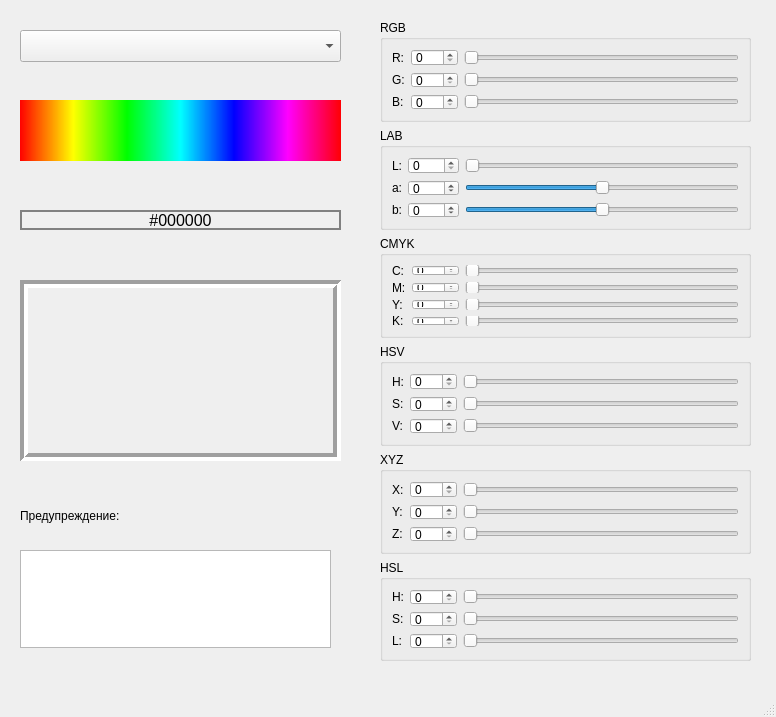
<?xml version="1.0" encoding="UTF-8"?>
<ui version="4.0">
 <class>MainWindow</class>
 <widget class="QMainWindow" name="MainWindow">
  <property name="geometry">
   <rect>
    <x>0</x>
    <y>0</y>
    <width>776</width>
    <height>717</height>
   </rect>
  </property>
  <property name="windowTitle">
   <string>Color Picker</string>
  </property>
  <widget class="QWidget" name="centralwidget">
   <widget class="QWidget" name="widget" native="true">
    <property name="geometry">
     <rect>
      <x>380</x>
      <y>20</y>
      <width>371</width>
      <height>641</height>
     </rect>
    </property>
    <layout class="QVBoxLayout" name="verticalLayout_3">
     <item>
      <layout class="QVBoxLayout" name="verticalLayout">
       <item>
        <widget class="QGroupBox" name="rgb_block">
         <property name="title">
          <string>RGB</string>
         </property>
         <layout class="QHBoxLayout" name="horizontalLayout_3">
          <item>
           <layout class="QGridLayout" name="gridLayout">
            <item row="0" column="1">
             <widget class="QSpinBox" name="r_rgb_spin">
              <property name="maximum">
               <number>255</number>
              </property>
             </widget>
            </item>
            <item row="2" column="0">
             <widget class="QLabel" name="label_5">
              <property name="text">
               <string>B:</string>
              </property>
             </widget>
            </item>
            <item row="0" column="2">
             <widget class="QSlider" name="r_rgb_slider">
              <property name="maximum">
               <number>255</number>
              </property>
              <property name="orientation">
               <enum>Qt::Horizontal</enum>
              </property>
             </widget>
            </item>
            <item row="1" column="0">
             <widget class="QLabel" name="label_4">
              <property name="text">
               <string>G:</string>
              </property>
             </widget>
            </item>
            <item row="1" column="1">
             <widget class="QSpinBox" name="g_rgb_spin">
              <property name="maximum">
               <number>255</number>
              </property>
             </widget>
            </item>
            <item row="1" column="2">
             <widget class="QSlider" name="g_rgb_slider">
              <property name="maximum">
               <number>255</number>
              </property>
              <property name="orientation">
               <enum>Qt::Horizontal</enum>
              </property>
             </widget>
            </item>
            <item row="2" column="1">
             <widget class="QSpinBox" name="b_rgb_spin">
              <property name="maximum">
               <number>255</number>
              </property>
             </widget>
            </item>
            <item row="2" column="2">
             <widget class="QSlider" name="b_rgb_slider">
              <property name="maximum">
               <number>255</number>
              </property>
              <property name="orientation">
               <enum>Qt::Horizontal</enum>
              </property>
             </widget>
            </item>
            <item row="0" column="0">
             <widget class="QLabel" name="label_3">
              <property name="text">
               <string>R:</string>
              </property>
             </widget>
            </item>
           </layout>
          </item>
         </layout>
        </widget>
       </item>
       <item>
        <widget class="QGroupBox" name="lab_block">
         <property name="title">
          <string>LAB</string>
         </property>
         <layout class="QHBoxLayout" name="horizontalLayout_4">
          <item>
           <layout class="QGridLayout" name="gridLayout_2">
            <item row="0" column="0">
             <widget class="QLabel" name="label_6">
              <property name="text">
               <string>L:</string>
              </property>
             </widget>
            </item>
            <item row="0" column="1">
             <widget class="QSpinBox" name="l_lab_spin">
              <property name="maximum">
               <number>100</number>
              </property>
             </widget>
            </item>
            <item row="0" column="2">
             <widget class="QSlider" name="l_lab_slider">
              <property name="maximum">
               <number>100</number>
              </property>
              <property name="orientation">
               <enum>Qt::Horizontal</enum>
              </property>
             </widget>
            </item>
            <item row="1" column="0">
             <widget class="QLabel" name="label_7">
              <property name="text">
               <string>a:</string>
              </property>
             </widget>
            </item>
            <item row="1" column="1">
             <widget class="QSpinBox" name="a_lab_spin">
              <property name="minimum">
               <number>-128</number>
              </property>
              <property name="maximum">
               <number>128</number>
              </property>
             </widget>
            </item>
            <item row="1" column="2">
             <widget class="QSlider" name="a_lab_slider">
              <property name="minimum">
               <number>-128</number>
              </property>
              <property name="maximum">
               <number>128</number>
              </property>
              <property name="orientation">
               <enum>Qt::Horizontal</enum>
              </property>
             </widget>
            </item>
            <item row="2" column="0">
             <widget class="QLabel" name="label_8">
              <property name="text">
               <string>b:</string>
              </property>
             </widget>
            </item>
            <item row="2" column="1">
             <widget class="QSpinBox" name="b_lab_spin">
              <property name="minimum">
               <number>-128</number>
              </property>
              <property name="maximum">
               <number>128</number>
              </property>
             </widget>
            </item>
            <item row="2" column="2">
             <widget class="QSlider" name="b_lab_slider">
              <property name="minimum">
               <number>-128</number>
              </property>
              <property name="maximum">
               <number>128</number>
              </property>
              <property name="orientation">
               <enum>Qt::Horizontal</enum>
              </property>
             </widget>
            </item>
           </layout>
          </item>
         </layout>
        </widget>
       </item>
       <item>
        <widget class="QGroupBox" name="cmyk_block">
         <property name="title">
          <string>CMYK</string>
         </property>
         <layout class="QVBoxLayout" name="verticalLayout_4">
          <item>
           <layout class="QGridLayout" name="gridLayout_3">
            <item row="3" column="1">
             <widget class="QSpinBox" name="k_cmyk_spin">
              <property name="maximum">
               <number>100</number>
              </property>
             </widget>
            </item>
            <item row="2" column="2">
             <widget class="QSlider" name="y_cmyk_slider">
              <property name="maximum">
               <number>100</number>
              </property>
              <property name="orientation">
               <enum>Qt::Horizontal</enum>
              </property>
             </widget>
            </item>
            <item row="1" column="2">
             <widget class="QSlider" name="m_cmyk_slider">
              <property name="maximum">
               <number>100</number>
              </property>
              <property name="orientation">
               <enum>Qt::Horizontal</enum>
              </property>
             </widget>
            </item>
            <item row="0" column="1">
             <widget class="QSpinBox" name="c_cmyk_spin">
              <property name="maximum">
               <number>100</number>
              </property>
             </widget>
            </item>
            <item row="2" column="1">
             <widget class="QSpinBox" name="y_cmyk_spin">
              <property name="maximum">
               <number>100</number>
              </property>
             </widget>
            </item>
            <item row="1" column="1">
             <widget class="QSpinBox" name="m_cmyk_spin">
              <property name="maximum">
               <number>100</number>
              </property>
             </widget>
            </item>
            <item row="2" column="0">
             <widget class="QLabel" name="label_11">
              <property name="text">
               <string>Y:</string>
              </property>
             </widget>
            </item>
            <item row="3" column="0">
             <widget class="QLabel" name="label_12">
              <property name="text">
               <string>K:</string>
              </property>
             </widget>
            </item>
            <item row="1" column="0">
             <widget class="QLabel" name="label_10">
              <property name="text">
               <string>M:</string>
              </property>
             </widget>
            </item>
            <item row="3" column="2">
             <widget class="QSlider" name="k_cmyk_slider">
              <property name="maximum">
               <number>100</number>
              </property>
              <property name="orientation">
               <enum>Qt::Horizontal</enum>
              </property>
             </widget>
            </item>
            <item row="0" column="2">
             <widget class="QSlider" name="c_cmyk_slider">
              <property name="maximum">
               <number>100</number>
              </property>
              <property name="orientation">
               <enum>Qt::Horizontal</enum>
              </property>
             </widget>
            </item>
            <item row="0" column="0">
             <widget class="QLabel" name="label_9">
              <property name="text">
               <string>C:</string>
              </property>
             </widget>
            </item>
           </layout>
          </item>
         </layout>
        </widget>
       </item>
       <item>
        <widget class="QGroupBox" name="hsv_block">
         <property name="title">
          <string>HSV</string>
         </property>
         <layout class="QHBoxLayout" name="horizontalLayout_6">
          <item>
           <layout class="QGridLayout" name="gridLayout_5">
            <item row="0" column="0">
             <widget class="QLabel" name="label_16">
              <property name="text">
               <string>H:</string>
              </property>
             </widget>
            </item>
            <item row="0" column="1">
             <widget class="QSpinBox" name="h_hsv_spin">
              <property name="maximum">
               <number>360</number>
              </property>
             </widget>
            </item>
            <item row="0" column="2">
             <widget class="QSlider" name="h_hsv_slider">
              <property name="maximum">
               <number>360</number>
              </property>
              <property name="orientation">
               <enum>Qt::Horizontal</enum>
              </property>
             </widget>
            </item>
            <item row="1" column="0">
             <widget class="QLabel" name="label_17">
              <property name="text">
               <string>S:</string>
              </property>
             </widget>
            </item>
            <item row="1" column="1">
             <widget class="QSpinBox" name="s_hsv_spin">
              <property name="maximum">
               <number>100</number>
              </property>
             </widget>
            </item>
            <item row="1" column="2">
             <widget class="QSlider" name="s_hsv_slider">
              <property name="maximum">
               <number>100</number>
              </property>
              <property name="orientation">
               <enum>Qt::Horizontal</enum>
              </property>
             </widget>
            </item>
            <item row="2" column="0">
             <widget class="QLabel" name="label_18">
              <property name="text">
               <string>V:</string>
              </property>
             </widget>
            </item>
            <item row="2" column="1">
             <widget class="QSpinBox" name="v_hsv_spin">
              <property name="maximum">
               <number>100</number>
              </property>
             </widget>
            </item>
            <item row="2" column="2">
             <widget class="QSlider" name="v_hsv_slider">
              <property name="maximum">
               <number>100</number>
              </property>
              <property name="orientation">
               <enum>Qt::Horizontal</enum>
              </property>
             </widget>
            </item>
           </layout>
          </item>
         </layout>
        </widget>
       </item>
       <item>
        <widget class="QGroupBox" name="xyz_block">
         <property name="title">
          <string>XYZ</string>
         </property>
         <layout class="QVBoxLayout" name="verticalLayout_7">
          <item>
           <layout class="QGridLayout" name="gridLayout_6">
            <item row="2" column="1">
             <widget class="QSpinBox" name="z_xyz_spin">
              <property name="maximum">
               <number>100</number>
              </property>
             </widget>
            </item>
            <item row="1" column="0">
             <widget class="QLabel" name="label_21">
              <property name="text">
               <string>Y:</string>
              </property>
             </widget>
            </item>
            <item row="0" column="1">
             <widget class="QSpinBox" name="x_xyz_spin">
              <property name="maximum">
               <number>100</number>
              </property>
             </widget>
            </item>
            <item row="1" column="1">
             <widget class="QSpinBox" name="y_xyz_spin">
              <property name="maximum">
               <number>100</number>
              </property>
             </widget>
            </item>
            <item row="0" column="2">
             <widget class="QSlider" name="x_xyz_slider">
              <property name="maximum">
               <number>100</number>
              </property>
              <property name="orientation">
               <enum>Qt::Horizontal</enum>
              </property>
             </widget>
            </item>
            <item row="2" column="2">
             <widget class="QSlider" name="z_xyz_slider">
              <property name="maximum">
               <number>100</number>
              </property>
              <property name="orientation">
               <enum>Qt::Horizontal</enum>
              </property>
             </widget>
            </item>
            <item row="2" column="0">
             <widget class="QLabel" name="label_19">
              <property name="text">
               <string>Z:</string>
              </property>
             </widget>
            </item>
            <item row="1" column="2">
             <widget class="QSlider" name="y_xyz_slider">
              <property name="maximum">
               <number>100</number>
              </property>
              <property name="orientation">
               <enum>Qt::Horizontal</enum>
              </property>
             </widget>
            </item>
            <item row="0" column="0">
             <widget class="QLabel" name="label_22">
              <property name="text">
               <string>X:</string>
              </property>
             </widget>
            </item>
           </layout>
          </item>
         </layout>
        </widget>
       </item>
       <item>
        <widget class="QGroupBox" name="hsl_block">
         <property name="title">
          <string>HSL</string>
         </property>
         <layout class="QHBoxLayout" name="horizontalLayout_5">
          <item>
           <layout class="QGridLayout" name="gridLayout_4">
            <item row="0" column="0">
             <widget class="QLabel" name="label_13">
              <property name="text">
               <string>H:</string>
              </property>
             </widget>
            </item>
            <item row="0" column="1">
             <widget class="QSpinBox" name="h_hsl_spin">
              <property name="maximum">
               <number>360</number>
              </property>
             </widget>
            </item>
            <item row="0" column="2">
             <widget class="QSlider" name="h_hsl_slider">
              <property name="maximum">
               <number>360</number>
              </property>
              <property name="orientation">
               <enum>Qt::Horizontal</enum>
              </property>
             </widget>
            </item>
            <item row="1" column="0">
             <widget class="QLabel" name="label_14">
              <property name="text">
               <string>S:</string>
              </property>
             </widget>
            </item>
            <item row="1" column="1">
             <widget class="QSpinBox" name="s_hsl_spin">
              <property name="maximum">
               <number>100</number>
              </property>
             </widget>
            </item>
            <item row="1" column="2">
             <widget class="QSlider" name="s_hsl_slider">
              <property name="maximum">
               <number>100</number>
              </property>
              <property name="orientation">
               <enum>Qt::Horizontal</enum>
              </property>
             </widget>
            </item>
            <item row="2" column="0">
             <widget class="QLabel" name="label_15">
              <property name="text">
               <string>L:</string>
              </property>
             </widget>
            </item>
            <item row="2" column="1">
             <widget class="QSpinBox" name="l_hsl_spin">
              <property name="maximum">
               <number>100</number>
              </property>
             </widget>
            </item>
            <item row="2" column="2">
             <widget class="QSlider" name="l_hsl_slider">
              <property name="maximum">
               <number>100</number>
              </property>
              <property name="orientation">
               <enum>Qt::Horizontal</enum>
              </property>
             </widget>
            </item>
           </layout>
          </item>
         </layout>
        </widget>
       </item>
      </layout>
     </item>
    </layout>
   </widget>
   <widget class="QLabel" name="selectedColor">
    <property name="geometry">
     <rect>
      <x>20</x>
      <y>280</y>
      <width>321</width>
      <height>181</height>
     </rect>
    </property>
    <property name="autoFillBackground">
     <bool>true</bool>
    </property>
    <property name="frameShape">
     <enum>QFrame::Box</enum>
    </property>
    <property name="frameShadow">
     <enum>QFrame::Sunken</enum>
    </property>
    <property name="lineWidth">
     <number>4</number>
    </property>
    <property name="midLineWidth">
     <number>0</number>
    </property>
    <property name="text">
     <string/>
    </property>
   </widget>
   <widget class="Palette" name="colorPicker">
    <property name="geometry">
     <rect>
      <x>20</x>
      <y>100</y>
      <width>321</width>
      <height>61</height>
     </rect>
    </property>
    <property name="styleSheet">
     <string notr="true">background-color: qlineargradient(spread:pad, x1:0, y1:0, x2:1, y2:0, stop:0 rgba(255, 0, 0, 255), stop:0.166 rgba(255, 255, 0, 255), stop:0.333 rgba(0, 255, 0, 255), stop:0.5 rgba(0, 255, 255, 255), stop:0.666 rgba(0, 0, 255, 255), stop:0.833 rgba(255, 0, 255, 255), stop:1 rgba(255, 0, 0, 255));</string>
    </property>
    <property name="text">
     <string/>
    </property>
   </widget>
   <widget class="QLabel" name="selectedColorHex">
    <property name="geometry">
     <rect>
      <x>20</x>
      <y>210</y>
      <width>321</width>
      <height>20</height>
     </rect>
    </property>
    <property name="maximumSize">
     <size>
      <width>16777215</width>
      <height>20</height>
     </size>
    </property>
    <property name="font">
     <font>
      <pointsize>12</pointsize>
     </font>
    </property>
    <property name="styleSheet">
     <string notr="true">border : 2px solid gray;</string>
    </property>
    <property name="text">
     <string>#000000</string>
    </property>
    <property name="alignment">
     <set>Qt::AlignCenter</set>
    </property>
   </widget>
   <widget class="QComboBox" name="comboBox">
    <property name="geometry">
     <rect>
      <x>20</x>
      <y>30</y>
      <width>321</width>
      <height>32</height>
     </rect>
    </property>
    <property name="acceptDrops">
     <bool>false</bool>
    </property>
   </widget>
   <widget class="QPlainTextEdit" name="logTextEdit">
    <property name="geometry">
     <rect>
      <x>20</x>
      <y>550</y>
      <width>311</width>
      <height>98</height>
     </rect>
    </property>
    <property name="readOnly">
     <bool>true</bool>
    </property>
   </widget>
   <widget class="QLabel" name="label">
    <property name="geometry">
     <rect>
      <x>20</x>
      <y>490</y>
      <width>291</width>
      <height>51</height>
     </rect>
    </property>
    <property name="text">
     <string>Предупреждение:</string>
    </property>
   </widget>
  </widget>
  <widget class="QMenuBar" name="menubar">
   <property name="geometry">
    <rect>
     <x>0</x>
     <y>0</y>
     <width>776</width>
     <height>22</height>
    </rect>
   </property>
  </widget>
  <widget class="QStatusBar" name="statusbar"/>
 </widget>
 <customwidgets>
  <customwidget>
   <class>Palette</class>
   <extends>QLabel</extends>
   <header>palette.h</header>
  </customwidget>
 </customwidgets>
 <resources/>
 <connections/>
</ui>
